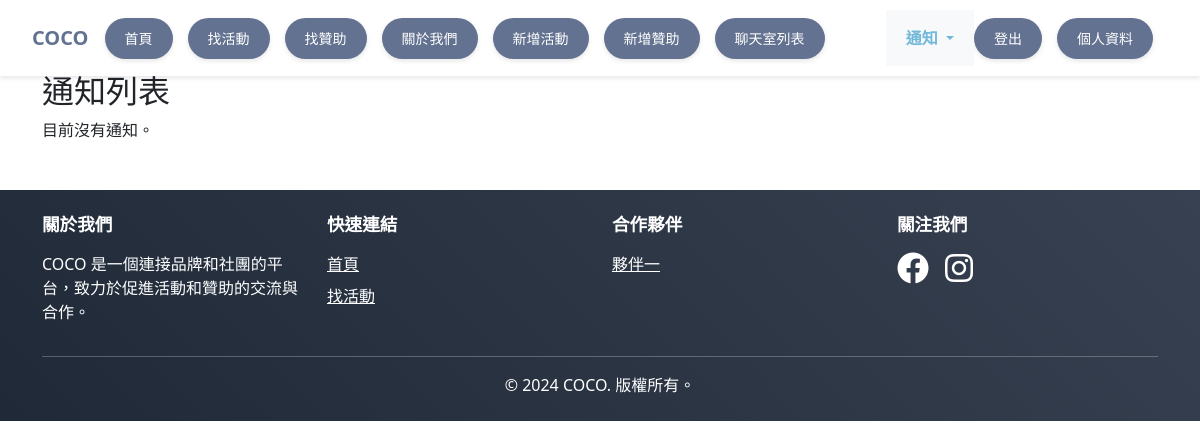
The app's page /notifications/ (signed in), older data.
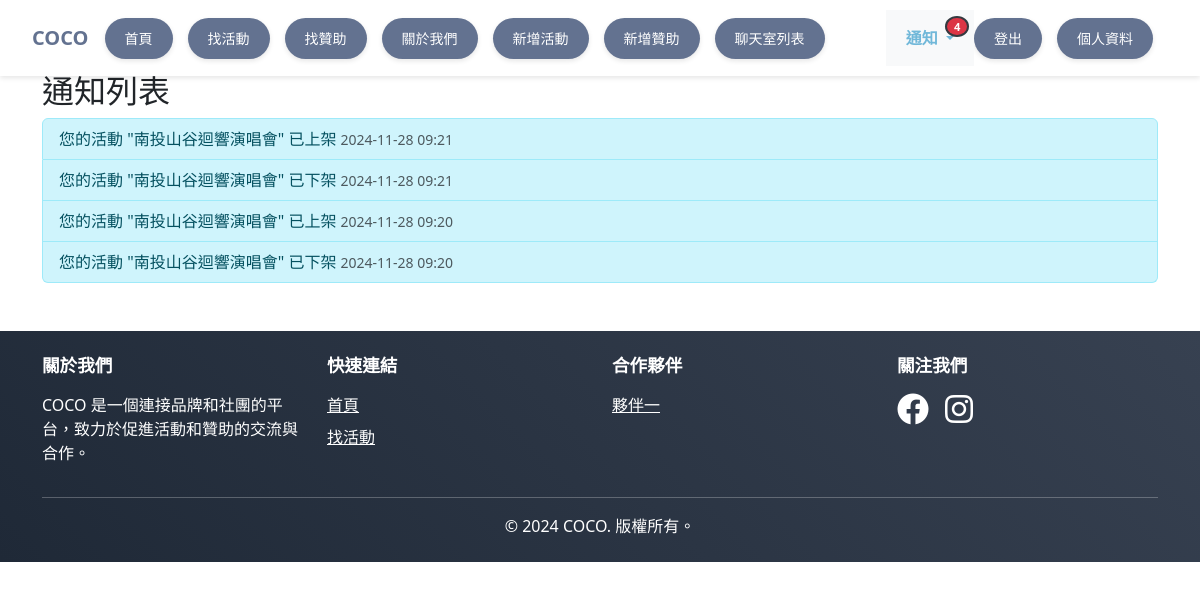
The same page, newer data.
### events/models.py (models this page shows, shortened)
class Notification(models.Model):
    user = models.ForeignKey(User, on_delete=models.CASCADE, related_name='notifications')
    activity = models.ForeignKey('Activitynew', on_delete=models.CASCADE, related_name='notifications')
    message = models.CharField(max_length=255)
    created_at = models.DateTimeField(auto_now_add=True)
    is_read = models.BooleanField(default=False)
    class Meta:
        ordering = ['-created_at']

### events/views.py (the view)
# urls.py: path('notifications/', views.notification_list, name='notification_list'),
@login_required
def notification_list(request):
    notifications = Notification.objects.filter(user=request.user).order_by('-created_at')
    return render(request, 'events/notification_list.html', {'notifications': notifications})

### events/context_processors.py (called while the page is built)
def notifications(request):
    if request.user.is_authenticated:
        notifications = Notification.objects.filter(user=request.user).order_by('-created_at')
        unread_count = notifications.filter(is_read=False).count()
        return {
            'notifications': notifications[:5],  # 只在這裡進行切片
            'unread_notifications_count': unread_count
        }
    return {}

### events/templates/events/notification_list.html
{% extends 'base.html' %}
{% block content %}
<div class="container mt-4">
    <h2>通知列表</h2>
    {% if notifications %}
        <ul class="list-group">
        {% for notification in notifications %}
            <li class="list-group-item {% if not notification.is_read %}list-group-item-info{% endif %}">
                {{ notification.message }}
                <small class="text-muted">{{ notification.created_at|date:"Y-m-d H:i" }}</small>
            </li>
        {% endfor %}
        </ul>
    {% else %}
        <p>目前沒有通知。</p>
    {% endif %}
</div>
{% endblock %}

Row changes from the older to the newer data that the page shows:
added Notification: message "您的活動 \"南投山谷迴響演唱會\" 已上架", created_at "2024-11-28 09:21"
added Notification: message "您的活動 \"南投山谷迴響演唱會\" 已下架", created_at "2024-11-28 09:21"
added Notification: message "您的活動 \"南投山谷迴響演唱會\" 已上架", created_at "2024-11-28 09:20"
added Notification: message "您的活動 \"南投山谷迴響演唱會\" 已下架", created_at "2024-11-28 09:20"
Text that changed along with them:
{{ unread_notifications_count }}: (not shown) → "4"
text no longer shown: "目前沒有通知。"
